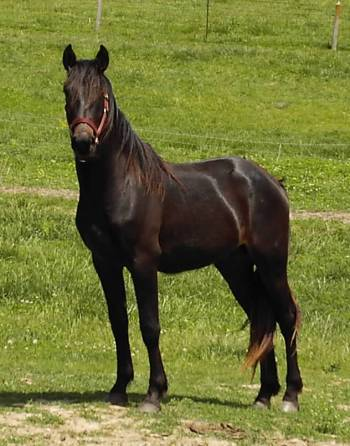
//> input picture ch4_graph_cut/img/horse.jpg, 350 x 446 px
$ ./test_single_func   (built with g++ and OpenCV 4)
//> lines starting //> are read from the running program, lines starting //| are printed output that depends on the picture
#include "data_base.h"
#include "display.h"
#include "memory"
#include "opencv_utils.h"
#include "tracking_data_base.h"
#include "visualizer.h"
#include <algorithm>
#include <chrono>
#include <numeric>
#include <opencv2/core/core.hpp>
#include <opencv2/imgproc/imgproc.hpp>
#include <thread>
int get_bin(float gray_value, int width_bin) {
    return gray_value / width_bin;
}
cv::Mat compute_gaussian_kernel(int width, int height, double sigma) {
    cv::Point center((width - 1) / 2, (height - 1) / 2);
    cv::Mat result = cv::Mat::zeros(cv::Size(width, height), CV_64F);
    for (int r = 0; r < height; r++) {
        for (int c = 0; c < width; c++) {
            result.at<double>(r, c) = (M_1_PI * 0.5 / (sigma * sigma)) *
                                      exp(-(pow(r - center.y, 2) + pow(c - center.x, 2)) / (2 * sigma * sigma));
        }
    }
    return result / cv::sum(result)[0];
}

cv::Mat compute_back_projection(cv::Mat img, std::vector<double> hist_temp, std::vector<double> hist_candidate) {
    assert(hist_candidate.size() == hist_temp.size());
    cv::Mat result = cv::Mat::zeros(img.size(), CV_64F);
    for (int r = 0; r < img.rows; r++) {
        for (int c = 0; c < img.cols; c++) {
            int bin = get_bin(static_cast<float>(img.at<double>(r, c)), std::ceil(255 / hist_temp.size()));

            result.at<double>(r, c) = std::sqrt(hist_temp[bin] / (hist_candidate[bin] + 1e-8));
        }
    }
    return result;
}

std::vector<double> compute_histogram(int num_bin, cv::Mat img, cv::Mat weight) {
    assert(img.rows == weight.rows && img.cols == weight.cols);
    std::vector<double> result(num_bin, 0.0);
    int width_bin = std::ceil(255 / num_bin);

    for (int r = 0; r < img.rows; r++) {
        for (int c = 0; c < img.cols; c++) {
            int gray_value = static_cast<int>(img.at<uchar>(r, c));
            int bin = get_bin(gray_value, width_bin);
            std::cout << "Gray value is: " << gray_value << ", at Bin " << bin << '\n';
            result[bin] += weight.at<double>(r, c);
        }
    }
    double sum = std::accumulate(result.begin(), result.end(), 0.0);

    std::cout << sum << '\n';
    for (double& bin_val : result) {
        bin_val /= sum;
    }
    return result;
}

int main(int argc, char** argv) {
    cv::Mat img = cv::imread("/home/kit/computer_vision_course/ch7_mean_shift/img/segmentation/horse.jpg", 0);
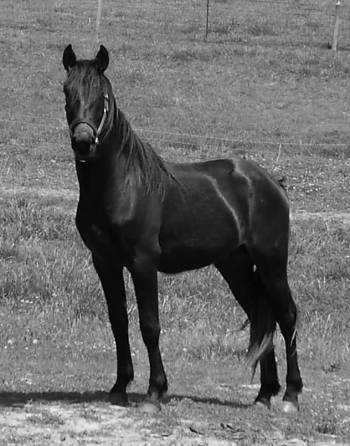
//> img: 446 rows x 350 cols, CV_8UC1; min 0, max 253, mean 108.1

    img.convertTo(img, CV_64F);
//> img: 446 rows x 350 cols, CV_64FC1
    cv::Mat gaussian = compute_gaussian_kernel(img.cols, img.rows, 100);
    std::vector<double> hist_temp = compute_histogram(10, img, gaussian);
//> after the loop in compute_histogram, `for (int r = 0; r < img.rows; r++)`: result = [0.649, 0.00932, 0.147, 0.123, 0.00994, 0.0232, 0.00809, 0.0234, 0.00735, 0]
//> in compute_histogram, `double sum = std::accumulate(result.begin(), result.end(), 0.0);`: sum = 1
//| 1
//> the loop in compute_histogram, `for (double& bin_val : result)` made 10 passes
//> bin_val on passes 1 to 10: 0.649, 0.00932, 0.147, 0.123, 0.00994, 0.0232, 0.00809, 0.0234, 0.00735, 0
//> hist_temp has the same summary as result in compute_histogram
    std::vector<double> hist_candidate = compute_histogram(10, img, gaussian);
//| 1
//> the loop in compute_histogram (call 2), `for (double& bin_val : result)` made 10 passes
//> hist_candidate has the same summary as result in compute_histogram
    cv::Mat result = compute_back_projection(img, hist_temp, hist_temp);
//> after the loop in compute_back_projection, `for (int r = 0; r < img.rows; r++)`:
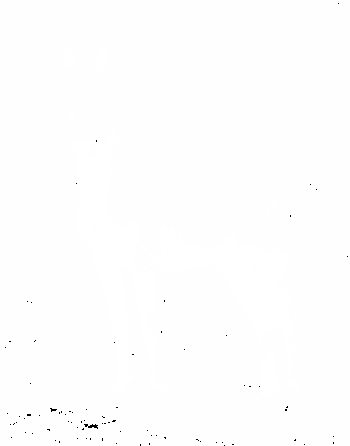
//> result: 446 rows x 350 cols, CV_64FC1; 0% of the values are NaN or infinite; the others: min 0, max 1, mean 0.999; drawn with min black, max white, NaN and infinite black
//> (the run ends here: the program needs code that is not available in this run, at `cv::Mat vis = get_float_mat_vis_img(result);`)

$ run again, with ch4_graph_cut/img/flower.jpg copied over ch4_graph_cut/img/horse.jpg
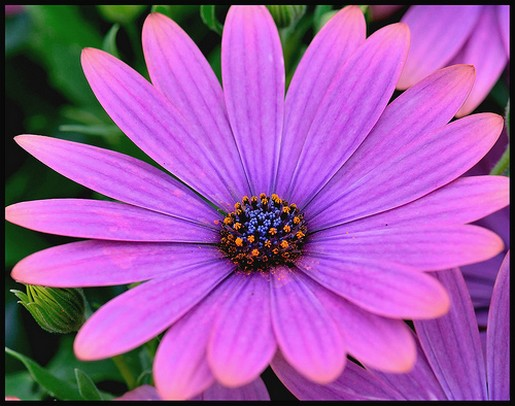
//> input picture ch4_graph_cut/img/flower.jpg, 515 x 406 px
//> `cv::Mat img = cv::imread("/home/kit/computer_vision_course/ch7_mean_sh..`:
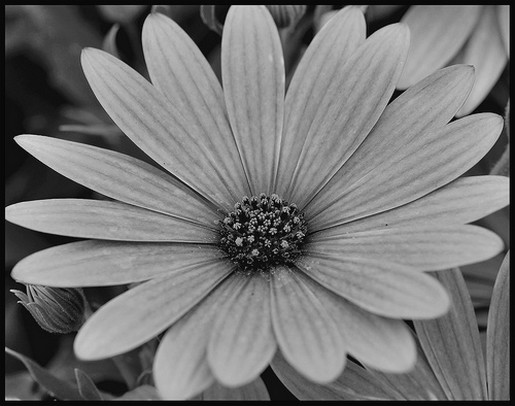
//> img: 406 rows x 515 cols, CV_8UC1; min 0, max 247, mean 117.5
//> after the loop in compute_histogram, `for (int r = 0; r < img.rows; r++)`: result = [0.698, 0.0238, 0.185, 0.0242, 0.0333, 0.0194, 0.00426, 0.00799, 0.00478, 2.15e-05]
//> sum = 1
//| 1
//> the loop in compute_histogram, `for (double& bin_val : result)` made 10 passes
//> bin_val on passes 1 to 8: 0.698, 0.0238, 0.185, 0.0242, 0.0333, 0.0194, 0.00426, 0.00799
//> hist_temp has the same summary as result in compute_histogram
//| 1
//> the loop in compute_histogram (call 2), `for (double& bin_val : result)` made 10 passes
//> hist_candidate has the same summary as result in compute_histogram

$ run again, with ch4_graph_cut/img/1.bmp saved as ch4_graph_cut/img/horse.jpg
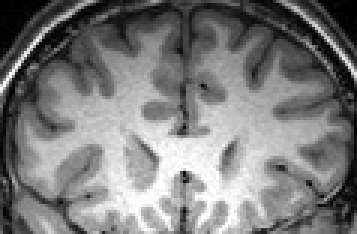
//> input picture ch4_graph_cut/img/1.bmp, 119 x 78 px (shown 3 times larger)
//> img is the input picture: 78 rows x 119 cols, CV_8UC1; min 0, max 255, mean 123.3
//> img: 78 rows x 119 cols, CV_64FC1
//> after the loop in compute_histogram, `for (int r = 0; r < img.rows; r++)`: result = [0.702, 0.0116, 0.156, 0.0677, 0.011, 0.0292, 0.00323, 0.0139, 0.00387, 0.00198]
//> sum = 1
//| 1
//> the loop in compute_histogram, `for (double& bin_val : result)` made 10 passes
//> bin_val on passes 1 to 8: 0.702, 0.0116, 0.156, 0.0677, 0.011, 0.0292, 0.00323, 0.0139
//> hist_temp has the same summary as result in compute_histogram
//| 1
//> the loop in compute_histogram (call 2), `for (double& bin_val : result)` made 10 passes
//> hist_candidate has the same summary as result in compute_histogram
//> after the loop in compute_back_projection, `for (int r = 0; r < img.rows; r++)`:
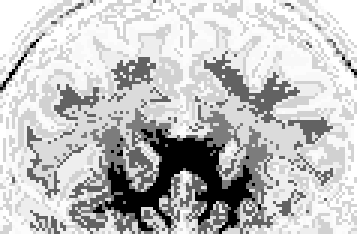
//> result: 78 rows x 119 cols, CV_64FC1 (shown 3 times larger); 1.75% of the values are NaN or infinite; the others: min 1, max 1, mean 1; drawn with min black, max white, NaN and infinite black
